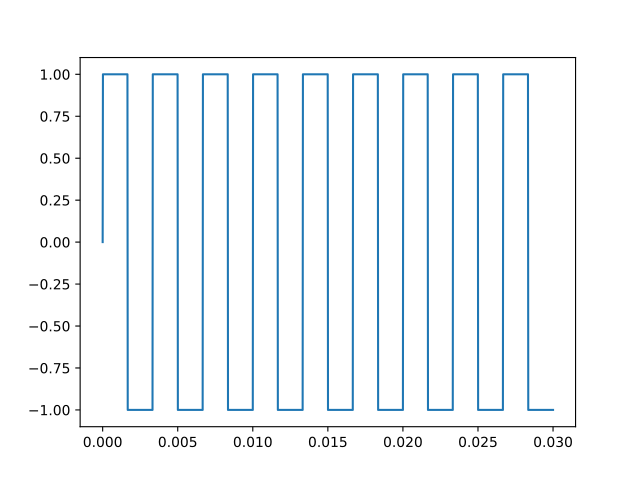

Here is the Python script that generated this plot:
import numpy as np
import matplotlib.pyplot as plt

def d(t):
    return np.sin(2 * np.pi * 300 * t)

x0 = np.linspace(0, 0.03, 1600)

plt.plot(x0, np.sign(d(x0)))
plt.show()
